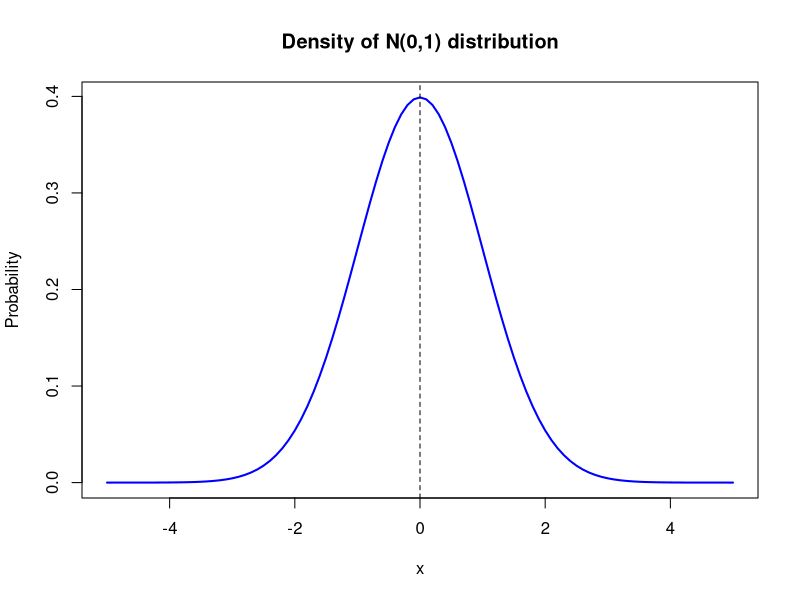
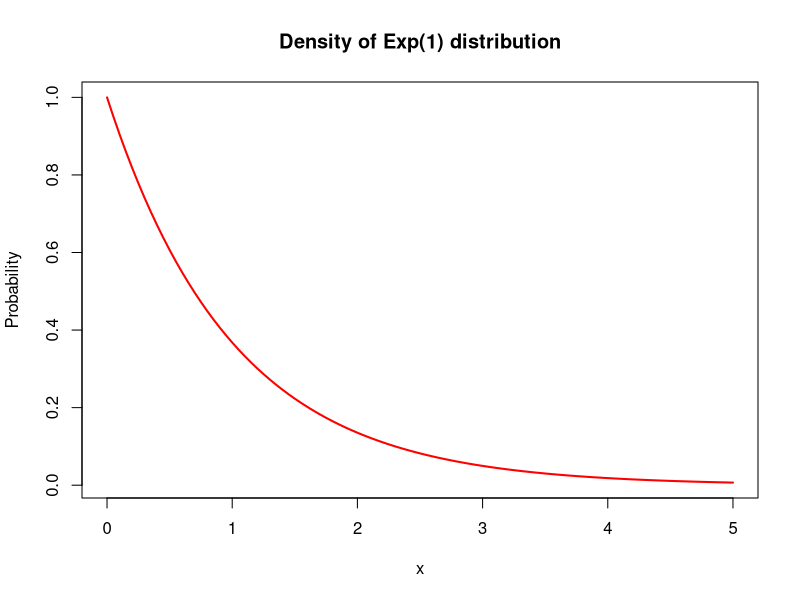
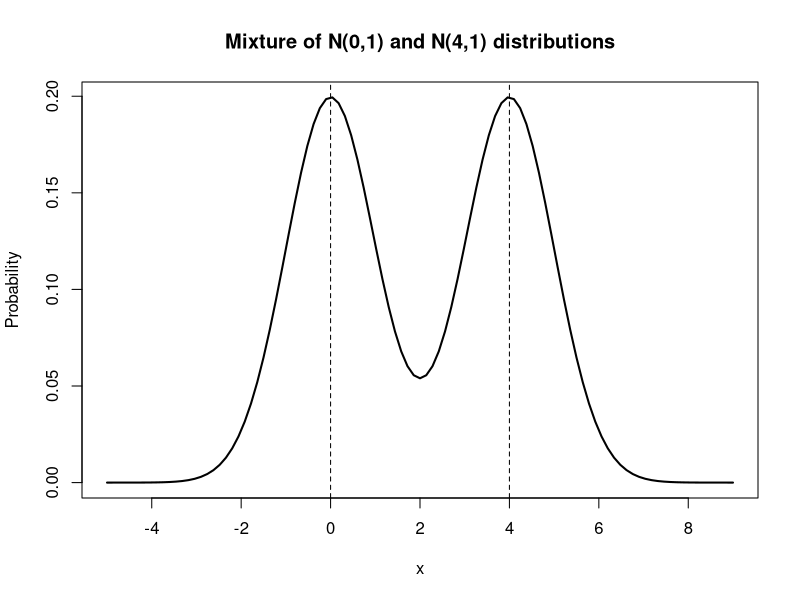
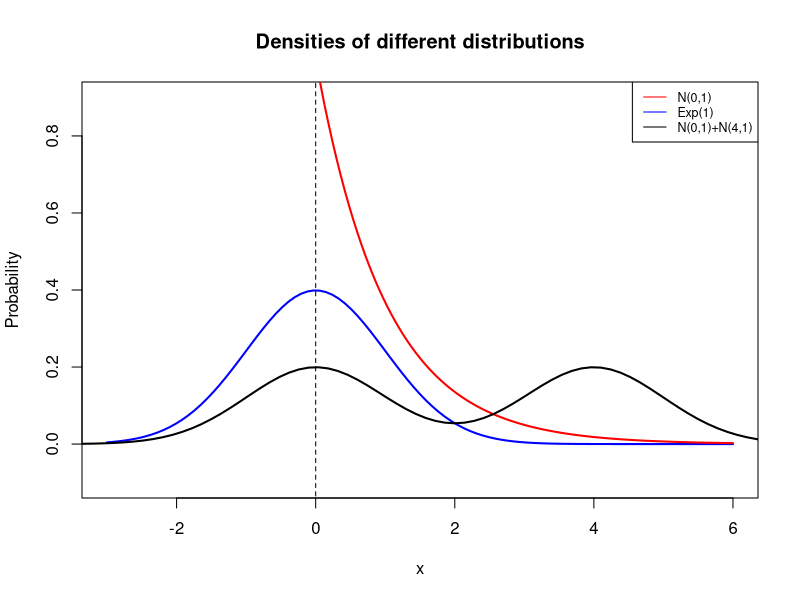
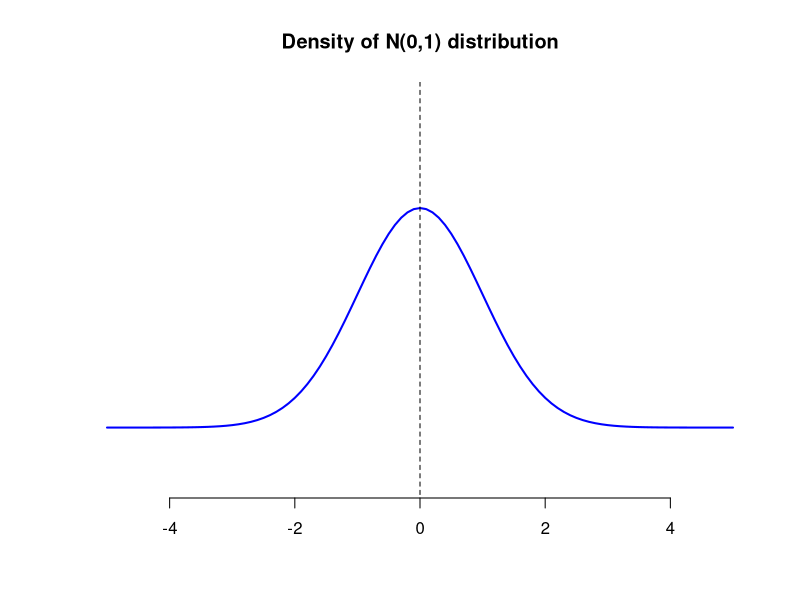

Here is the R script that generated these plots, in order: (Note: this script raises an error after producing the figures.)
# slajd 1

curve(dnorm,-5,5,main="Density of N(0,1) distribution", 
      ylab="Probability",lwd=2,col="blue")
lines(c(0,0),c(-1,1),lty=2)

curve(dexp,0.0001,5,main="Density of Exp(1) distribution", 
      ylab="Probability",lwd=2,col="red")

f <- function(x){
   0.5*dnorm(x)+0.5*dnorm(x,4,1)
}
curve(f,-5,9,
      main="Mixture of N(0,1) and N(4,1) distributions", 
      ylab="Probability",lwd=2, col="black")
lines(c(0,0),c(-1,1),lty=2)
lines(c(4,4),c(-1,1),lty=2)

curve(dnorm,-3,6,main="Densities of different distributions", 
      ylab="Probability",lwd=2, col="blue",ylim=c(-0.1,0.9))
curve(dexp,0.0001,6,lwd=2,col="red",add=TRUE)
curve(f,-5,9,lwd=2, col="black",add=TRUE)
lines(c(0,0),c(-1,1),lty=2)
legend("topright",c("N(0,1)","Exp(1)","N(0,1)+N(4,1)"),
       col=c("red","blue","black"),lty=1,cex=0.75)

# slajd 2

n <- rnorm(200)
e <- rexp(200)
m <- c(rnorm(200,0,1),rnorm(200,4,1))

curve(dnorm,-5,5,main="Density of N(0,1) distribution", 
      lwd=2,col="blue",ylim=c(-0.1,0.6), ylab="", xlab="",
      axes=FALSE)
lines(c(0,0),c(-1,1),lty=2)
axis(1)
cistrip(c(mean(n),-max(-min(n),max(n)),max(-min(n),max(n))), 
        at=0.5, horiz=T,lwd=2,col="blue")


curve(dexp,0.0001,5,main="Density of Exp(1) distribution", 
      lwd=2,col="red", ylab="", xlab="", ylim=c(-0.1,1.5),
      axes=FALSE)
lines(c(0,0),c(-1,2),lty=2)
axis(1)
cistrip(c(mean(e),min(e),max(e)), at=1.3, horiz=T,lwd=2,col="red")


curve(f,-5,9,
      main="Mixture of N(0,1) and N(4,1) distributions", 
      ylim=c(-0.1,0.4),lwd=2, col="black", ylab="", xlab="",
      axes=FALSE)
lines(c(0,0),c(-1,1),lty=2)
lines(c(4,4),c(-1,1),lty=2)
axis(1)
cistrip(c(mean(m),min(m),max(m)), at=0.3, horiz=T,,lwd=2)
lines(c(2,2),c(-1,1),lty=2)

plot.new()
plot.window(c(-5,6),c(0,4))
axis(side=1)
cistrip(c(mean(n),-max(-min(n),max(n)),max(-min(n),max(n))), 
        at=0.5, horiz=T,col="blue",lwd=2)
cistrip(c(mean(e),min(e),max(e)), at=1.5, horiz=T,col="red",lwd=2)
cistrip(c(mean(m),min(m),max(m)), at=3, horiz=T,lwd=2)
title(main="Densities of different distributions")

# slajd 3

curve(dnorm,-5,5,main="Density of N(0,1) distribution", 
      lwd=2,col="blue",ylim=c(-0.1,1.1), ylab="", xlab="",
      axes=FALSE)
lines(c(0,0),c(-1,2),lty=2)
axis(1)
boxplot(n,horizontal=TRUE,at=0.8,add=TRUE,col="blue",outline=FALSE,
        cex=1,frame=FALSE)


curve(dexp,0.0001,5,main="Density of Exp(1) distribution", 
      lwd=2,col="red", ylab="", xlab="", ylim=c(-0.1,1.5),
      axes=FALSE)
lines(c(0,0),c(-1,2),lty=2)
axis(1)
boxplot(e,horizontal=TRUE,add=TRUE, at=1.3,col="red",
        frame=FALSE,outline=FALSE)


curve(f,-5,9,
      main="Mixture of N(0,1) and N(4,1) distributions", 
      ylim=c(-0.1,0.8),lwd=2, col="black", ylab="", xlab="",
      axes=FALSE)
lines(c(0,0),c(-1,1),lty=2)
lines(c(4,4),c(-1,1),lty=2)
axis(1)
boxplot(m,horizontal=TRUE,add=TRUE,at=0.6,col="gray",
        frame=FALSE,outline=FALSE)
lines(c(2,2),c(-1,1),lty=2)

plot.new()
plot.window(c(-5,7),c(0,4))
axis(side=1)
boxplot(n,horizontal=TRUE,at=0.5,add=TRUE,col="blue",frame=FALSE,outline=FALSE)
boxplot(e,horizontal=TRUE,add=TRUE, at=2,col="red",frame=FALSE,outline=FALSE)
boxplot(m,horizontal=TRUE,add=TRUE,at=3.5,col="gray",frame=FALSE,outline=FALSE)
title(main="Densities of different distributions")

# slajd 4

curve(dnorm,-5,5,main="Density of N(0,1) distribution", 
      lwd=2,col="blue",ylim=c(-0.1,1.1), ylab="", xlab="",
      axes=FALSE)
lines(c(0,0),c(-1,1),lty=2)
axis(1)
bpstrip(n,at=0.8,width=0.5,col="blue")


curve(dexp,0.0001,5,main="Density of Exp(1) distribution", 
      lwd=2,col="red", ylab="", xlab="", ylim=c(-0.1,1.5),
      axes=FALSE)
lines(c(0,0),c(-1,2),lty=2)
axis(1)
bpstrip(e,at=1.3,width=0.5,col="red")


curve(f,-5,9,
      main="Mixture of N(0,1) and N(4,1) distributions", 
      ylim=c(-0.1,0.7),lwd=2, col="black", ylab="", xlab="",
      axes=FALSE)
lines(c(0,0),c(-1,1),lty=2)
lines(c(4,4),c(-1,1),lty=2)
axis(1)
bpstrip(m,at=0.5,width=0.35)
lines(c(2,2),c(-1,1),lty=2)

plot.new()
plot.window(c(-5,6),c(0,4))
axis(side=1)
bpstrip(n,at=0.5,width=0.5, col="blue")
bpstrip(e,at=1.5,width=0.5,col="red")
bpstrip(m,at=3,width=0.5)
title(main="Densities of different distributions")

# slajd 5

curve(dnorm,-5,5,main="Density of N(0,1) distribution", 
      lwd=2,col="blue",ylim=c(-0.1,1.1), ylab="", xlab="",
      axes=FALSE)
lines(c(0,0),c(-1,1),lty=2)
axis(1)
vwstrip(n,at=0.8,width=0.3,col="blue")


curve(dexp,0.0001,5,main="Density of Exp(1) distribution", 
      lwd=2,col="red", ylab="", xlab="", ylim=c(-0.5,1.5),
      axes=FALSE)
lines(c(0,0),c(-1,2),lty=2)
axis(1)
vwstrip(e,at=1.2,width=0.3,col="red")


curve(f,-5,9,
      main="Mixture of N(0,1) and N(4,1) distributions", 
      ylim=c(-0.1,0.7),lwd=2, col="black", ylab="", xlab="",
      axes=FALSE)
lines(c(0,0),c(-1,1),lty=2)
lines(c(4,4),c(-1,1),lty=2)
axis(1)
vwstrip(m,at=0.5,width=0.3)
lines(c(2,2),c(-1,1),lty=2)

plot.new()
plot.window(c(-5,6),c(0,4))
axis(side=1)
vwstrip(n,at=0.5,width=0.5,col="blue")
vwstrip(e,at=1.5,width=0.5,col="red")
vwstrip(m,at=3,width=0.5)
title(main="Densities of different distributions")

# slajd 6

curve(dnorm,-5,5,main="Density of N(0,1) distribution", 
      lwd=2,col="blue",ylim=c(-0.1,1.1), ylab="", xlab="",
      axes=FALSE)
lines(c(0,0),c(-1,1),lty=2)
axis(1)
sectioned.density(n,at=0.5,colmax="blue")


curve(dexp,0.0001,5,main="Density of Exp(1) distribution", 
      lwd=2,col="red", ylab="", xlab="", ylim=c(-0.5,1.7),
      axes=FALSE)
lines(c(0,0),c(-1,2),lty=2)
axis(1)
sectioned.density(e,at=1.2,colmax="red")


curve(f,-5,9,
      main="Mixture of N(0,1) and N(4,1) distributions", 
      ylim=c(-0.1,0.7),lwd=2, col="black", ylab="", xlab="",
      axes=FALSE)
lines(c(0,0),c(-1,1),lty=2)
lines(c(4,4),c(-1,1),lty=2)
axis(1)
sectioned.density(m,at=0.5)
lines(c(2,2),c(-1,1),lty=2)

plot.new()
plot.window(c(-5,6),c(0,4))
axis(side=1)
sectioned.density(n,at=0.5,colmax="blue")
sectioned.density(e,at=1.5,colmax="red")
sectioned.density(m,at=3)
title(main="Densities of different distributions")

# slajd 7

curve(dnorm,-5,5,main="Density of N(0,1) distribution", 
      lwd=2,col="blue",ylim=c(-0.1,0.6), ylab="", xlab="",
      axes=FALSE)
lines(c(0,0),c(-1,1),lty=2)
axis(1)
denstrip(n,at=0.5,ticks=mean(n),colmax="blue")


curve(dexp,0.0001,5,main="Density of Exp(1) distribution", 
      lwd=2,col="red", ylab="", xlab="", ylim=c(-0.1,1.5),
      axes=FALSE)
lines(c(0,0),c(-1,2),lty=2)
axis(1)
denstrip(e,at=1.3,ticks=mean(e),colmax="red")


curve(f,-5,9,
      main="Mixture of N(0,1) and N(4,1) distributions", 
      ylim=c(-0.1,0.4),lwd=2, col="black", ylab="", xlab="",
      axes=FALSE)
lines(c(0,0),c(-1,1),lty=2)
lines(c(4,4),c(-1,1),lty=2)
axis(1)
denstrip(m,at=0.3,ticks=mean(m))
lines(c(2,2),c(-1,1),lty=2)

plot.new()
plot.window(c(-5,6),c(0,4))
axis(side=1)
denstrip(n,at=0.5,ticks=mean(n),colmax="blue")
denstrip(e,at=1.5,ticks=mean(e),colmax="red")
denstrip(m,at=3,ticks=mean(m))
title(main="Densities of different distributions")
denstrip.legend(-4,2,width=0.3,len=1.5)

# slajd 8

curve(dnorm,-5,5,main="Density of N(0,1) distribution", 
      lwd=2,col="blue",ylim=c(-0.1,5), ylab="", xlab="",
      axes=FALSE)
axis(1)
cistrip(c(mean(n),-max(-min(n),max(n)),max(-min(n),max(n))), 
        at=0.7, horiz=T,col="blue",lwd=2)
boxplot(n,horizontal=TRUE,add=TRUE, at=1.1,col="blue",
        frame=FALSE,outline=FALSE)
vwstrip(n,at=1.7,width=0.3,col="blue")
bpstrip(n,at=2.2,width=0.5,col="blue")
sectioned.density(n,at=2.7,colmax="blue")
denstrip(n,at=4,ticks=mean(n),colmax="blue")
lines(c(0,0),c(0,5),lty=3)

curve(dexp,0.0001,5,main="Density of Exp(1) distribution", 
      lwd=2,col="red", ylab="", xlab="", ylim=c(-0.1,6),
      axes=FALSE)
axis(1)
cistrip(c(mean(e),min(e),max(e)), at=1.4, horiz=T,lwd=2,col="red")
boxplot(e,horizontal=TRUE,add=TRUE, at=2,col="red",
        frame=FALSE,outline=FALSE)
vwstrip(e,at=2.6,width=0.3,col="red")
bpstrip(n,at=3.3,width=0.5,col="red")
sectioned.density(n,at=3.9,colmax="red")
denstrip(n,at=5.8,ticks=mean(n),colmax="red")
lines(c(0,0),c(0,10),lty=3)

curve(f,-5,9,
      main="Mixture of N(0,1) and N(4,1) distributions", 
      ylim=c(-0.1,6),lwd=2, col="black", ylab="", xlab="",
      axes=FALSE)
cistrip(c(mean(m),min(m),max(m)), at=1, horiz=T,lwd=2)
boxplot(m,horizontal=TRUE,add=TRUE, at=2,col="gray",
        frame=FALSE,outline=FALSE)
vwstrip(m,at=2.6,width=0.3)
bpstrip(m,at=3.3,width=0.5)
sectioned.density(m,at=3.9)
denstrip(m,at=5.8,ticks=mean(m))
lines(c(0,0),c(-1,10),lty=2)
lines(c(4,4),c(-1,10),lty=2)
axis(1)
lines(c(2,2),c(-1,10),lty=2)


